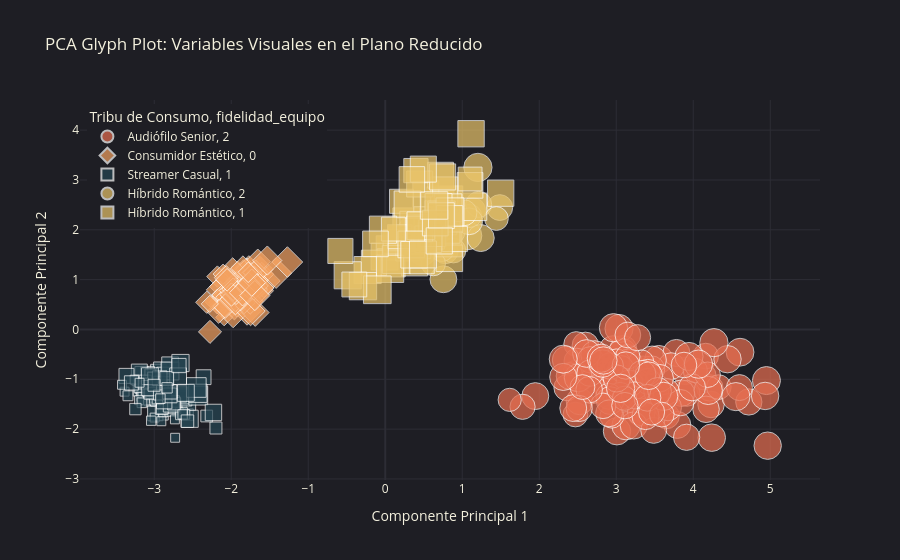

The code cell stored with this chart in its notebook:
### Markdown cell above
### 7. PCA Glyph Plot (Glifo Multivariable Interactivo)

La literatura de visualización advierte que **cientos o miles de marcas en un gráfico no pueden distinguirse sin un esfuerzo cognitivo excesivo**. Para evitar esta saturación, hemos limitado la proyección a una muestra representativa y diseñado un glifo basado en las variables retinianas de Jacques Bertin.

Al mapear la posición (ejes X e Y), el color (Tribu), el tamaño (Conexión Emocional) y la forma del marcador (Equipamiento Técnico), logramos una **separación cualitativa clara de los valores de las variables de datos**. Esto permite al ojo humano identificar clústeres de comportamiento —como el aislamiento de los Audiófilos Senior— en una sola vista coordinada.

Basado en las teorías de Jacques Bertin, este gráfico de dispersión bidimensional representa **cinco variables de forma simultánea** en un solo lienzo:
- **Ejes X / Y:** Posición según PC1 y PC2 (Reducción de dimensionalidad).
- **Color del Marcador:** La Tribu Musical (Cualitativo).
- **Tamaño del Marcador (Size):** Conexión Emocional del usuario (Ordinal - Escala 1 a 10).
- **Forma / Símbolo (Symbol):** Calidad del equipamiento técnico (Círculo = Maletín, Diamante = Standard, Estrella = Hi-Fi).
- **Hover Data:** Al posar el mouse, despliega Región, Edad y Gastos específicos.

### Code cell
df_sample_glyph = df_usuarios.sample(400, random_state=42).copy()

fig_glyph = px.scatter(
    df_sample_glyph,
    x="pca_1",
    y="pca_2",
    color="tribu_real",
    size="conexion_emocional",
    symbol="fidelidad_equipo",
    color_discrete_map={
        "Audiófilo Senior": "#E76F51",
        "Híbrido Romántico": "#E9C46A",
        "Consumidor Estético": "#F4A261",
        "Streamer Casual": "#264653"
    },
    title="PCA Glyph Plot: Variables Visuales en el Plano Reducido",
    labels={
        "pca_1": "Componente Principal 1",
        "pca_2": "Componente Principal 2",
        "tribu_real": "Tribu de Consumo",
        "conexion_emocional": "Conexión Emocional"
    },
    hover_data=["region", "edad", "gasto_fisico_total"]
)

fig_glyph.update_layout(
    paper_bgcolor="#1E1E24",
    plot_bgcolor="#1E1E24",
    font=dict(color="#F4F1DE"),
    legend=dict(yanchor="top", y=0.99, xanchor="left", x=0.01)
)
fig_glyph.update_xaxes(showgrid=True, gridcolor="#2D2D35", zerolinecolor="#2D2D35")
fig_glyph.update_yaxes(showgrid=True, gridcolor="#2D2D35", zerolinecolor="#2D2D35")
fig_glyph.show()
